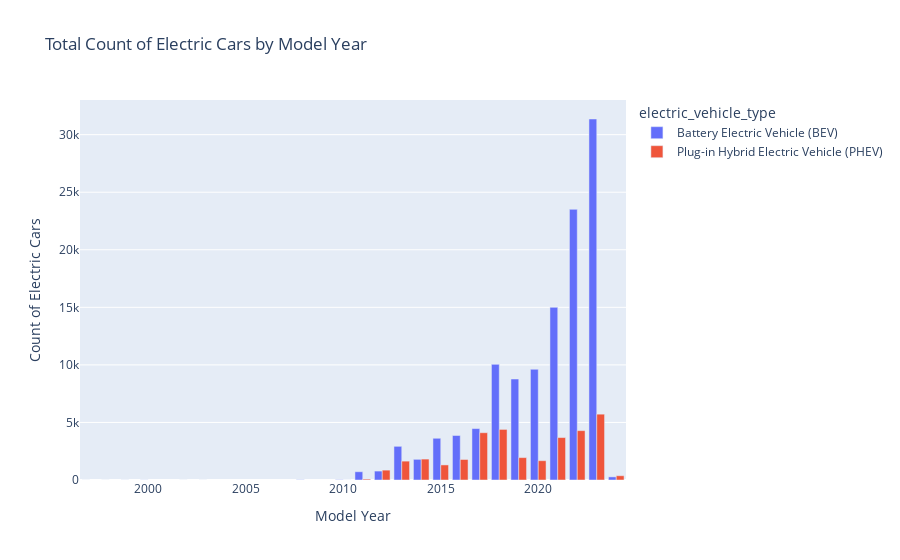

The notebook cell saved with this chart:
### Markdown cell above
## Summary

You've now seen how to access GPT through the OpenAI API both directly and using LangChain.

You saw how GPT can be used to come up with ideas for analyses to perform and to write code for you.

You also saw how to have an extended conversation and how to control the reproducibility of the responses.

### Code cell
# import plotly.express as px

# # Group the dataframe by model year and electric vehicle type, and sum the number of cars for each combination
# model_year_counts = electric_cars.groupby(['model_year', 'electric_vehicle_type'])['n_cars'].sum().reset_index()

# # Draw the bar plot
# fig = px.bar(model_year_counts, x='model_year', y='n_cars', color='electric_vehicle_type',
#              title='Total Count of Electric Cars by Model Year',
#              labels={'model_year': 'Model Year', 'n_cars': 'Count of Electric Cars'},
#              color_discrete_map={'Plug-in Hybrid Electric Vehicle (PHEV)': 'blue',
#                                  'Battery Electric Vehicle (BEV)': 'green'})

# # Show the plot
# fig.show()

import plotly.express as px

# Group the data by model year and electric vehicle type and calculate the sum of registered cars
grouped_data = electric_cars.groupby(['model_year', 'electric_vehicle_type']).sum('n_cars').reset_index()

# Plot the bar plot
fig = px.bar(grouped_data, x='model_year', y='n_cars', color='electric_vehicle_type',
             labels={'model_year': 'Model Year', 'n_cars': 'Count of Electric Cars'},
             title='Total Count of Electric Cars by Model Year',
             barmode='group')

# Show the plot
fig.show()

### Figure 1 — Plotly figure (JSON) as saved in the notebook; plotly's stock layout.template omitted (floating-point values rounded to 4 significant figures)
{"data": [{"alignmentgroup": "True", "hovertemplate": "electric_vehicle_type=Battery Electric Vehicle (BEV)<br>Model Year=%{x}<br>Count of Electric Cars=%{y}<extra></extra>", "legendgroup": "Battery Electric Vehicle (BEV)", "marker": {"color": "#636efa", "pattern": {"shape": ""}}, "name": "Battery Electric Vehicle (BEV)", "offsetgroup": "Battery Electric Vehicle (BEV)", "orientation": "v", "showlegend": true, "textposition": "auto", "type": "bar", "x": [1997, 1998, 1999, 2000, 2002, 2003, 2008, 2010, 2011, 2012, 2013, 2014, 2015, 2016, 2017, 2018, 2019, 2020, 2021, 2022, 2023, 2024], "xaxis": "x", "y": [1, 1, 4, 8, 2, 1, 18, 21, 718, 776, 2926, 1796, 3625, 3867, 4466, 10046, 8771, 9617, 14998, 23511, 31360, 271], "yaxis": "y"}, {"alignmentgroup": "True", "hovertemplate": "electric_vehicle_type=Plug-in Hybrid Electric Vehicle (PHEV)<br>Model Year=%{x}<br>Count of Electric Cars=%{y}<extra></extra>", "legendgroup": "Plug-in Hybrid Electric Vehicle (PHEV)", "marker": {"color": "#EF553B", "pattern": {"shape": ""}}, "name": "Plug-in Hybrid Electric Vehicle (PHEV)", "offsetgroup": "Plug-in Hybrid Electric Vehicle (PHEV)", "orientation": "v", "showlegend": true, "textposition": "auto", "type": "bar", "x": [2010, 2011, 2012, 2013, 2014, 2015, 2016, 2017, 2018, 2019, 2020, 2021, 2022, 2023, 2024], "xaxis": "x", "y": [3, 78, 857, 1639, 1817, 1309, 1783, 4108, 4395, 1945, 1677, 3686, 4288, 5719, 371], "yaxis": "y"}], "layout": {"barmode": "group", "legend": {"title": {"text": "electric_vehicle_type"}, "tracegroupgap": 0}, "title": {"text": "Total Count of Electric Cars by Model Year"}, "xaxis": {"anchor": "y", "domain": [0, 1], "title": {"text": "Model Year"}}, "yaxis": {"anchor": "x", "domain": [0, 1], "title": {"text": "Count of Electric Cars"}}}}
